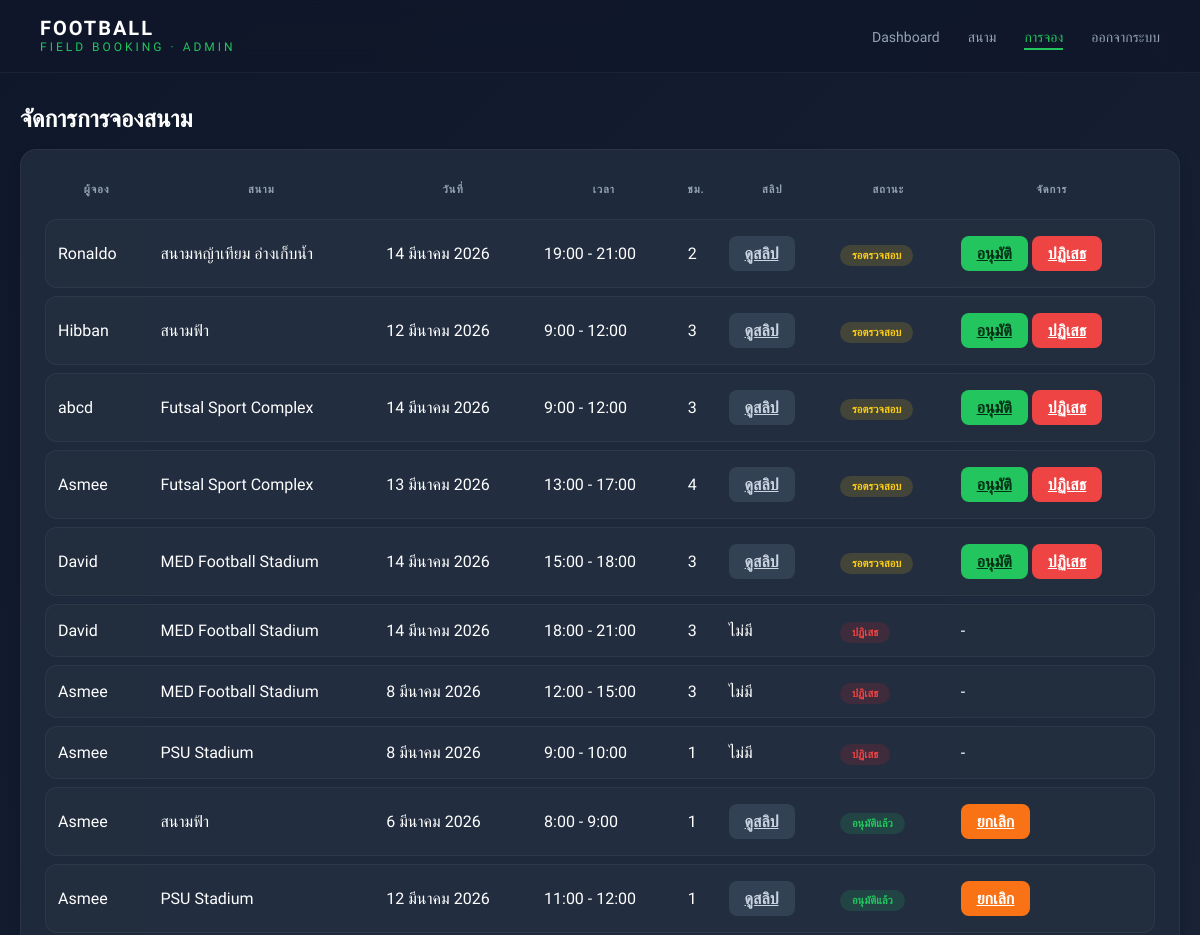
The page /dashboard/bookings/ (signed in, upper part) on the database as committed earlier.
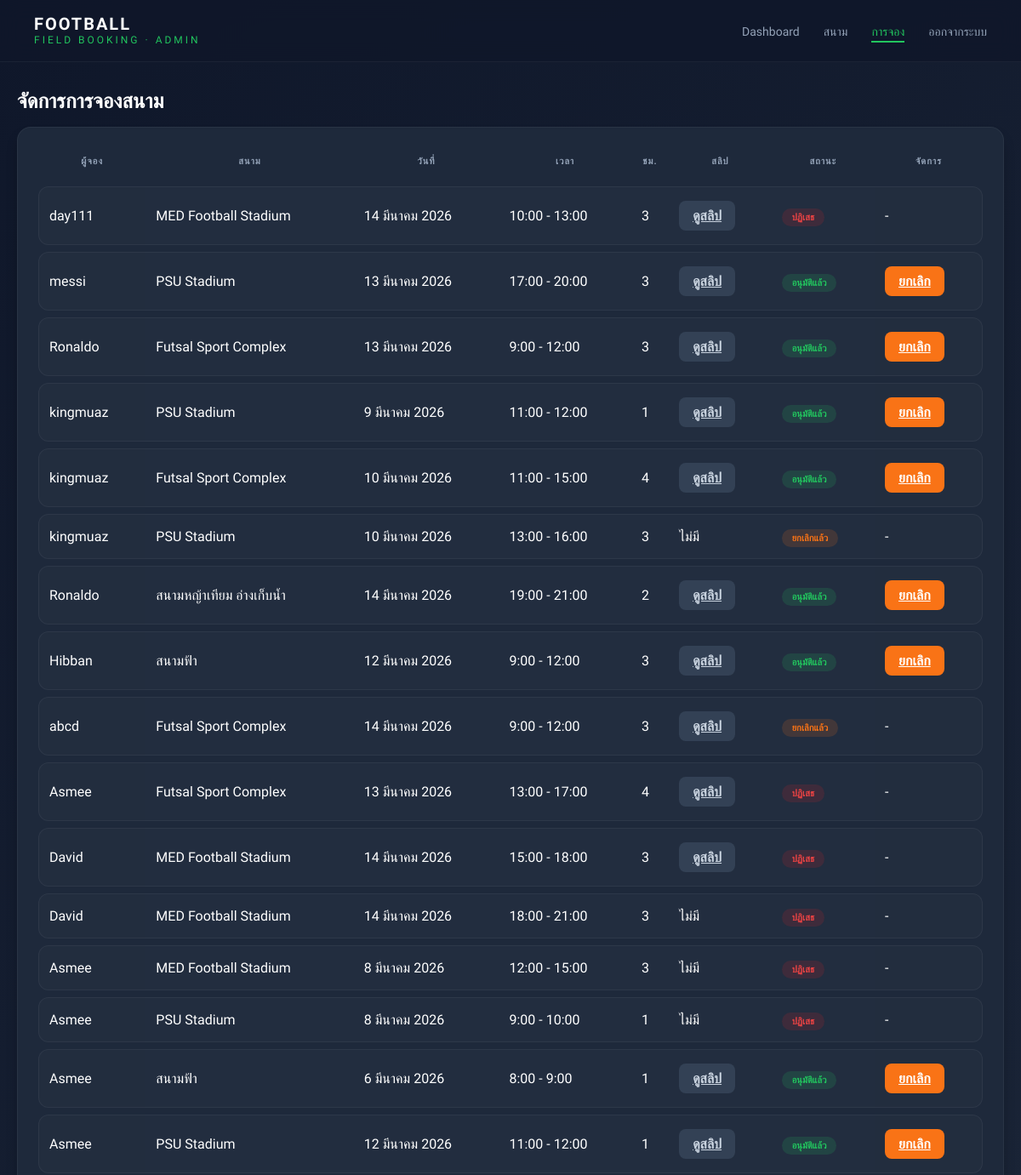
The same page on the database as committed later.
### booking/models.py (models this page shows, shortened)
class Booking(models.Model):
    STATUS_CHOICES = (
        ('pending', 'Pending'),
        ('approved', 'Approved'),
        ('rejected', 'Rejected'),
        ('cancelled', 'Cancelled'),
    )
    user = models.ForeignKey(User, on_delete=models.CASCADE)
    field = models.ForeignKey(Field, on_delete=models.CASCADE)
    date = models.DateField()
    start_time = models.TimeField()
    end_time = models.TimeField()
    hours = models.IntegerField()
    total_price = models.IntegerField()
    status = models.CharField(
        max_length=10,
        choices=STATUS_CHOICES,
        default='pending'
    )
    slip = models.ImageField(upload_to="slips/", null=True, blank=True)
    created_at = models.DateTimeField(auto_now_add=True)
    class Meta:
        ordering = ['-created_at']

class Field(models.Model):
    name = models.CharField(max_length=100)
    field_type = models.CharField(max_length=20, choices=FIELD_TYPE)
    price = models.IntegerField()
    image = models.ImageField(upload_to='fields/', null=True, blank=True)
    open_time = models.TimeField()
    close_time = models.TimeField()

### booking/views.py (the view)
# urls.py: path('dashboard/bookings/', views.booking_management, name='booking_management'),
@login_required
def booking_management(request):
    bookings = Booking.objects.select_related("user", "field").order_by("-created_at")
    return render(request, "booking/booking-management.html", {"bookings": bookings})

### booking/templates/booking/booking-management.html (shortened to what this page needs)
{% load static %}
<!DOCTYPE html>
<html lang="th">
<head>
    <link rel="stylesheet" href="{% static 'booking/css/booking-management.css' %}">
</head>
<body>
    <nav class="navbar">
        <div class="logo">
            <span class="logo-main">FOOTBALL</span>
            <span class="logo-sub">FIELD BOOKING · ADMIN</span>
        </div>
        <ul class="nav-menu">
            <li><a href="{% url 'admin_dashboard' %}">Dashboard</a></li>
            <li><a href="{% url 'field_management' %}">สนาม</a></li>
            <li><a href="{% url 'booking_management' %}" class="active">การจอง</a></li>
            <li><a href="{% url 'logout' %}">ออกจากระบบ</a></li>
        </ul>
    </nav>
    <div class="container">
        <h1>จัดการการจองสนาม</h1>
        <div class="table-box">
            <table class="booking-table">
                <thead>
                    <tr>
                        <th>ผู้จอง</th>
                        <th>สนาม</th>
                        <th>วันที่</th>
                        <th>เวลา</th>
                        <th>ชม.</th>
                        <th>สลิป</th>
                        <th>สถานะ</th>
                        <th>จัดการ</th>
                    </tr>
                </thead>
                <tbody>
                    {% for booking in bookings %}
                    <tr>
                        <td>{{ booking.user.username }}</td>
                        <td>{{ booking.field.name }}</td>
                        <td>{{ booking.date }}</td>
                        <td>{{ booking.start_time }} - {{ booking.end_time }}</td>
                        <td>{{ booking.hours }}</td>
                        <td>
                            {% if booking.slip %}
                            <a href="{{ booking.slip.url }}" target="_blank" class="btn view">
                                ดูสลิป
                            </a>
                            {% else %}
                            <span class="no-slip">ไม่มี</span>
                            {% endif %}
                        </td>
                        <td>
                            <span class="status {{ booking.status }}">
                                {% if booking.status == "pending" %}
                                รอตรวจสอบ
                                {% elif booking.status == "approved" %}
                                อนุมัติแล้ว
                                {% elif booking.status == "cancelled" %}
                                ยกเลิกแล้ว
                                {% else %}
                                ปฏิเสธ
                                {% endif %}
                            </span>
                        </td>
                        <td>
                            {% if booking.status == "pending" %}
                            <a href="{% url 'approve_booking' booking.id %}" class="btn approve">
                                อนุมัติ
                            </a>
                            <a href="{% url 'reject_booking' booking.id %}" class="btn reject">
                                ปฏิเสธ
                            </a>
                            {% elif booking.status == "approved" %}
                            <a href="{% url 'cancel_booking' booking.id %}" class="btn cancel">
                                ยกเลิก
                            </a>
                            {% else %}
                            -
                            {% endif %}
                        </td>
                    </tr>
                    {% endfor %}
                </tbody>
            </table>
        </div>
    </div>
</body>
</html>

Rows that differ between the two databases and show on the page:
added Booking: user.username "day111", field.name "MED Football Stadium", date "14 มีนาคม 2026", start_time "10:00", end_time "13:00", hours "3", status "ปฏิเสธ"
added Booking: user.username "messi", field.name "PSU Stadium", date "13 มีนาคม 2026", start_time "17:00", end_time "20:00", hours "3", status "อนุมัติแล้ว"
added Booking: user.username "Ronaldo", field.name "Futsal Sport Complex", date "13 มีนาคม 2026", start_time "9:00", end_time "12:00", hours "3", status "อนุมัติแล้ว"
added Booking: user.username "kingmuaz", field.name "PSU Stadium", date "9 มีนาคม 2026", start_time "11:00", end_time "12:00", hours "1", status "อนุมัติแล้ว"
added Booking: user.username "kingmuaz", field.name "Futsal Sport Complex", date "10 มีนาคม 2026", start_time "11:00", end_time "15:00", hours "4", status "อนุมัติแล้ว"
added Booking: user.username "kingmuaz", field.name "PSU Stadium", date "10 มีนาคม 2026", start_time "13:00", end_time "16:00", hours "3", slip "ไม่มี", status "ยกเลิกแล้ว"
changed Booking "สนามหญ้าเทียม อ่างเก็บน้ำ": status "รอตรวจสอบ อนุมัติ ปฏิเสธ" → "อนุมัติแล้ว ยกเลิก"
changed Booking "Hibban": status "รอตรวจสอบ อนุมัติ ปฏิเสธ" → "อนุมัติแล้ว ยกเลิก"
changed Booking "abcd": status "รอตรวจสอบ อนุมัติ ปฏิเสธ" → "ยกเลิกแล้ว -"
changed Booking (number 10 of 16 on the later page): status "รอตรวจสอบ อนุมัติ" → "-"
changed Booking (number 11 of 16 on the later page): status "รอตรวจสอบ อนุมัติ" → "-"
